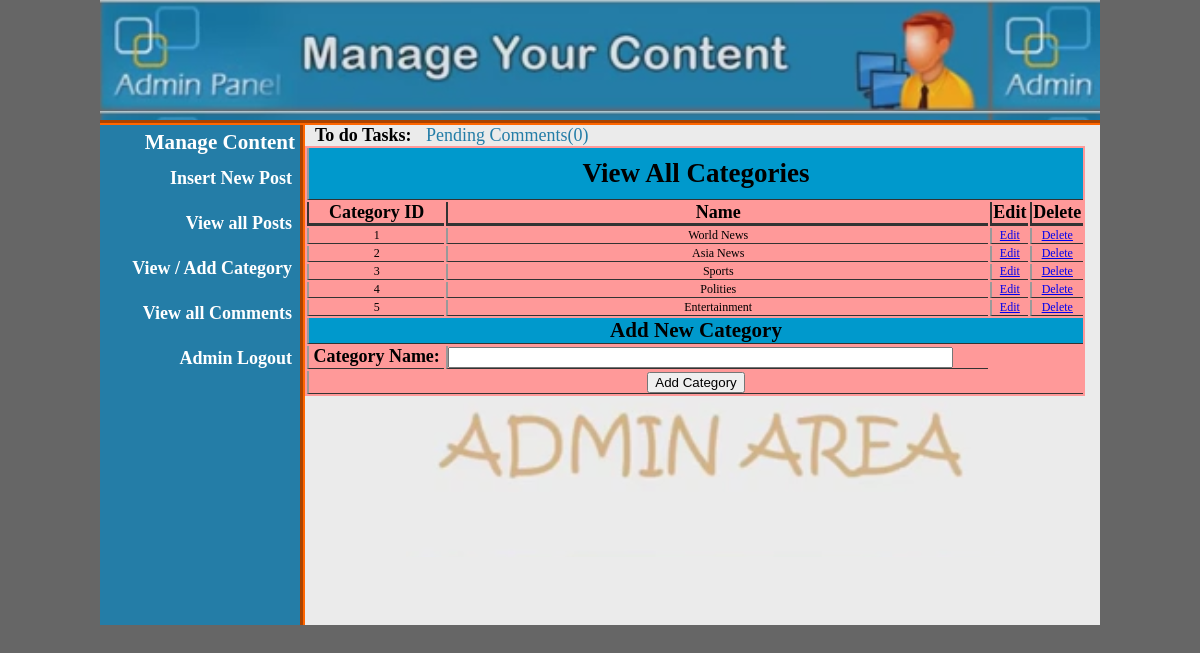
Screenshot of /admin/index.php?new_category with the database file from the repository.
### tables this page shows
CREATE TABLE `categories` (
  `cat_id` int(10) NOT NULL,
  `cat_title` varchar(50) NOT NULL
);

### admin/includes/new_category.php (the view, shortened to what this page needs)
<!DOCTYPE html>
<html>
  <head>
  </head>
  <body>
    <table align="center" bgcolor="#FF9999" width="780">
      <tr>
        <td colspan="8" align="center" bgcolor="#0099CC"><h2>View All Categories</h2></td>
      </tr>
      <tr>
        <th>Category ID</th>
        <th>Name</th>
        <th>Edit</th>
        <th>Delete</th>
      </tr>
      <?php
        include("includes/database.php");
        $get_cat = "select * from categories";
        $run_cat = mysqli_query($con,$get_cat);
          $count_number = 1;
        while ($row_cat = mysqli_fetch_array($run_cat)) {
          $cat_id = $row_cat['cat_id'];
          $cat_title = $row_cat['cat_title'];
        ?>
      <tr style="font-size:12px; text-align:center;">
        <td><?php echo $count_number++; ?></td>
        <td><?php echo $cat_title; ?></td>
        <td><a href="index.php?edit_cat=<?php echo $cat_id; ?>">Edit</a></td>
        <td><a href="index.php?delete_cat=<?php echo $cat_id; ?>">Delete</a></td>
      </tr>
    <?php } ?>
    <form class="" action="" method="post">
      <tr>
        <td colspan="8" align="center" bgcolor="#0099CC"><h3>Add New Category</h3></td>
      </tr>
      <tr>
        <td align="center" bgcolor="#f99"><strong>Category Name:</strong></td>
        <td><input type="text" name="cat_title" size="60"></td>
      </tr>
      <tr bgcolor="#f99">
        <td colspan="6" align="center"><input type="submit" name="new_cat" value="Add Category"></td>
      </tr>
    </form>
    </table>
  </body>
</html>

### admin/style.css (style rules this page uses)
html, body, div, span, applet, object, iframe, h1, h2, h3,h4,h5,h6, p, blockquote, pre, a, abbr, acronym, address, big, cite, code, del, dfn, em, img, ins, kbd, q, s, samp, small, strike, strong, sub, sup, tt, var, b,u,i, center, dl, dt, dd, ol, ul, li, fieldset, form, label, legend, table, caption, tbody, tfoot, thead, tr, th, td, article, aside, canvas, details, embed, figure, figcaption, footer, header, hgroup, menu, nav, output, ruby, section, summary, time, mark, audio, video { margin: 0; padding: 0; border: 0; vertical-align: baseline; }
body { background: #666; }

### admin/includes/new_category.php (style rules this page uses)
th,td,tr,table { padding: 0; margin: 0; }
th { border-left: 2px solid #333; border-bottom: 3px solid #333; }
td { border-left: 2px solid #999; border-bottom: 1px solid #333; }
h2 { padding: 10px; }

### rows the page displays
categories: cat_title "World News"
categories: cat_title "Asia News"
categories: cat_title "Sports"
categories: cat_title "Polities"
categories: cat_title "Entertainment"

### other values shown
$pending_count "0"
